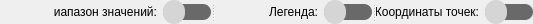
     <widget class="QSplitter" name="splitter">
      <property name="sizePolicy">
       <sizepolicy hsizetype="Expanding" vsizetype="Preferred">
        <horstretch>0</horstretch>
        <verstretch>0</verstretch>
       </sizepolicy>
      </property>
      <property name="maximumSize">
       <size>
        <width>16777215</width>
        <height>16777215</height>
       </size>
      </property>
      <property name="orientation">
       <enum>Qt::Horizontal</enum>
      </property>
      <widget class="QWidget" name="layoutWidget_3">
       <layout class="QHBoxLayout" name="horizontalLayout_9">
        <item>
         <spacer name="horizontalSpacer_10">
          <property name="orientation">
           <enum>Qt::Horizontal</enum>
          </property>
          <property name="sizeHint" stdset="0">
           <size>
            <width>140</width>
            <height>20</height>
           </size>
          </property>
         </spacer>
        </item>
        <item>
         <widget class="QLabel" name="label_6">
          <property name="sizePolicy">
           <sizepolicy hsizetype="Expanding" vsizetype="Preferred">
            <horstretch>0</horstretch>
            <verstretch>0</verstretch>
           </sizepolicy>
          </property>
          <property name="minimumSize">
           <size>
            <width>103</width>
            <height>0</height>
           </size>
          </property>
          <property name="text">
           <string>Диапазон значений:</string>
          </property>
          <property name="alignment">
           <set>Qt::AlignRight|Qt::AlignTrailing|Qt::AlignVCenter</set>
          </property>
         </widget>
        </item>
        <item>
         <widget class="QSlider" name="SliderSpan">
          <property name="sizePolicy">
           <sizepolicy hsizetype="Expanding" vsizetype="Preferred">
            <horstretch>0</horstretch>
            <verstretch>0</verstretch>
           </sizepolicy>
          </property>
          <property name="minimumSize">
           <size>
            <width>48</width>
            <height>24</height>
           </size>
          </property>
          <property name="maximumSize">
           <size>
            <width>48</width>
            <height>24</height>
           </size>
          </property>
          <property name="cursor">
           <cursorShape>PointingHandCursor</cursorShape>
          </property>
          <property name="toolTip">
           <string>&lt;html&gt;&lt;head/&gt;&lt;body&gt;&lt;p&gt;Показать/скрыть &lt;span style=&quot; font-weight:600;&quot;&gt;диапазон значений&lt;/span&gt;&lt;/p&gt;&lt;p&gt;Если выделенный диапазон мешает или не нужен при сохранении графика, его можно скрыть.&lt;/p&gt;&lt;/body&gt;&lt;/html&gt;</string>
          </property>
          <property name="styleSheet">
           <string notr="true">.QSlider::groove:horizontal {
    height: 24px; 
    background:#696969; 
    border-radius: 8px;
    padding:-4px 7px;
} 

.QSlider::handle:horizontal {
    background: #d5d5d5; 
    width: 22px; 
    margin: 0px -7px; 
    border-radius: 11px;
} </string>
          </property>
          <property name="maximum">
           <number>1</number>
          </property>
          <property name="pageStep">
           <number>1</number>
          </property>
          <property name="value">
           <number>0</number>
          </property>
          <property name="orientation">
           <enum>Qt::Horizontal</enum>
          </property>
         </widget>
        </item>
       </layout>
      </widget>
      <widget class="QWidget" name="layoutWidget_4">
       <layout class="QHBoxLayout" name="horizontalLayout_10">
        <item>
         <widget class="QLabel" name="label_11">
          <property name="sizePolicy">
           <sizepolicy hsizetype="Expanding" vsizetype="Preferred">
            <horstretch>0</horstretch>
            <verstretch>0</verstretch>
           </sizepolicy>
          </property>
          <property name="minimumSize">
           <size>
            <width>103</width>
            <height>0</height>
           </size>
          </property>
          <property name="text">
           <string>Легенда:</string>
          </property>
          <property name="alignment">
           <set>Qt::AlignRight|Qt::AlignTrailing|Qt::AlignVCenter</set>
          </property>
         </widget>
        </item>
        <item>
         <widget class="QSlider" name="SliderLegend">
          <property name="sizePolicy">
           <sizepolicy hsizetype="Expanding" vsizetype="Preferred">
            <horstretch>0</horstretch>
            <verstretch>0</verstretch>
           </sizepolicy>
          </property>
          <property name="minimumSize">
           <size>
            <width>48</width>
            <height>24</height>
           </size>
          </property>
          <property name="maximumSize">
           <size>
            <width>48</width>
            <height>24</height>
           </size>
          </property>
          <property name="cursor">
           <cursorShape>PointingHandCursor</cursorShape>
          </property>
          <property name="toolTip">
           <string>&lt;html&gt;&lt;head/&gt;&lt;body&gt;&lt;p&gt;Показать/скрыть &lt;span style=&quot; font-weight:600;&quot;&gt;легенду&lt;/span&gt;&lt;/p&gt;&lt;p&gt;Если она закрывает часть графика или не нужна при сохранении изображения графика.&lt;/p&gt;&lt;/body&gt;&lt;/html&gt;</string>
          </property>
          <property name="styleSheet">
           <string notr="true">.QSlider::groove:horizontal {
    height: 24px; 
    background:#696969; 
    border-radius: 8px;
    padding:-4px 7px;
} 

.QSlider::handle:horizontal {
    background: #d5d5d5; 
    width: 22px; 
    margin: 0px -7px; 
    border-radius: 11px;
} </string>
          </property>
          <property name="maximum">
           <number>1</number>
          </property>
          <property name="pageStep">
           <number>1</number>
          </property>
          <property name="value">
           <number>0</number>
          </property>
          <property name="orientation">
           <enum>Qt::Horizontal</enum>
          </property>
         </widget>
        </item>
       </layout>
      </widget>
      <widget class="QWidget" name="layoutWidget_5">
       <layout class="QHBoxLayout" name="horizontalLayout_11">
        <item>
         <widget class="QLabel" name="label_12">
          <property name="sizePolicy">
           <sizepolicy hsizetype="Expanding" vsizetype="Preferred">
            <horstretch>0</horstretch>
            <verstretch>0</verstretch>
           </sizepolicy>
          </property>
          <property name="minimumSize">
           <size>
            <width>103</width>
            <height>0</height>
           </size>
          </property>
          <property name="text">
           <string>Координаты точек:</string>
          </property>
          <property name="alignment">
           <set>Qt::AlignRight|Qt::AlignTrailing|Qt::AlignVCenter</set>
          </property>
         </widget>
        </item>
        <item>
         <widget class="QSlider" name="SliderPointGr">
          <property name="sizePolicy">
           <sizepolicy hsizetype="Expanding" vsizetype="Preferred">
            <horstretch>0</horstretch>
            <verstretch>0</verstretch>
           </sizepolicy>
          </property>
          <property name="minimumSize">
           <size>
            <width>48</width>
            <height>24</height>
           </size>
          </property>
          <property name="maximumSize">
           <size>
            <width>48</width>
            <height>24</height>
           </size>
          </property>
          <property name="cursor">
           <cursorShape>PointingHandCursor</cursorShape>
          </property>
          <property name="toolTip">
           <string>&lt;html&gt;&lt;head/&gt;&lt;body&gt;&lt;p&gt;Показать/скрыть &lt;span style=&quot; font-weight:600;&quot;&gt;диапазон значений&lt;/span&gt;&lt;/p&gt;&lt;p&gt;Если выделенный диапазон мешает или не нужен при сохранении графика, его можно скрыть.&lt;/p&gt;&lt;/body&gt;&lt;/html&gt;</string>
          </property>
          <property name="styleSheet">
           <string notr="true">.QSlider::groove:horizontal {
    height: 24px; 
    background:#696969; 
    border-radius: 8px;
    padding:-4px 7px;
} 

.QSlider::handle:horizontal {
    background: #d5d5d5; 
    width: 22px; 
    margin: 0px -7px; 
    border-radius: 11px;
} </string>
          </property>
          <property name="maximum">
           <number>1</number>
          </property>
          <property name="pageStep">
           <number>1</number>
          </property>
          <property name="value">
           <number>0</number>
          </property>
          <property name="orientation">
           <enum>Qt::Horizontal</enum>
          </property>
         </widget>
        </item>
       </layout>
      </widget>
     </widget>
